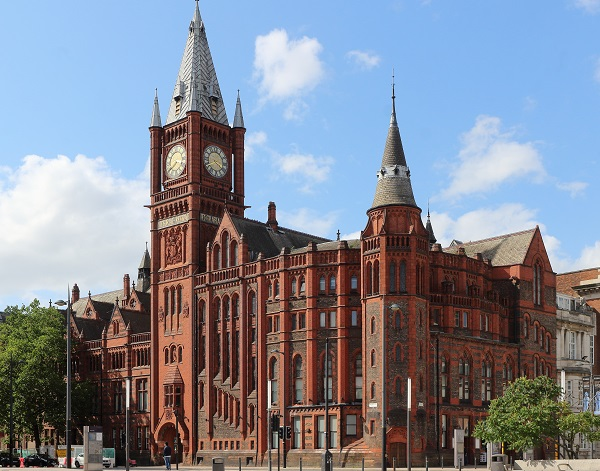
#> input picture victoria.jpg, 600 x 471 px, found by its file name
$ python assignment1.py
#> lines starting #> are read from the running program, lines starting #| are printed output that depends on the picture
import numpy as np
import cv2
import matplotlib.pyplot as plt
from PIL import Image

#show the image, taken from the labs
def cv2_imshow(image):
    plt.imshow(image)
    plt.axis(False)
    plt.show()

#get height and width of an image
def get_image_dimensions(image):
    h = image.shape[0]
    w = image.shape[1]
    return(h,w)

#adding padding to image rows based on the width of the current image
def rows_padding(image):
    _,image_width = get_image_dimensions(image)
    padding = np.zeros((image_width,), dtype=int)

    pad_image_rows = np.insert(image, 0, padding, axis=0)

    pad_image_rows = np.append(pad_image_rows, [padding], axis=0)

    return(pad_image_rows)

#adding padding to image columns based on the height of the current image
def col_padding(image):
    image_height,_ = get_image_dimensions(image)

    pad_left_side = np.zeros((image_height,), dtype=int)
    pad_right_side = np.zeros((image_height,1), dtype=int)

    pad_image_col = np.insert(image, 0, [pad_left_side], axis=1)

    pad_image_col = np.append(pad_image_col, pad_right_side, axis=1)

    return(pad_image_col)

#apply padding based on the size of the filter
#i.e IF filter is 5 by 5, THEN pad 2 pixels
def apply_padding(filter,image):
    size_of_filter = filter.shape[0]

    padded_image = image

    #the size of the filter indicates the number of pixel the code needs to add
    num = size_of_filter // 2

    for x in range(0,num):
        padded_image = rows_padding(padded_image)
        padded_image = col_padding(padded_image)

    return(padded_image)


def apply_convolution(filter,image):

    image_height, image_width = get_image_dimensions(image)

    size_of_filter = filter.shape[0]
    num = size_of_filter // 2

    #create a new array filled with zeros to pass the results of the convolution here
    #think of it as a blank canvas for the convolution results
    final_image = np.zeros((image_height,image_width), dtype=int)

    for x in range(num,image_height-num):
        for y in range(num,image_width-num):

            #get the area around the pixel of interest
            #the area depends on the size of the filter hence the variable num
            pixel_area = image[x-num:x+(num+1), y-num:y+(num+1)]

            #multiply with filter and sum up to get the final value
            product = np.multiply(pixel_area,filter)
            sum = np.sum(product)

            #keep the values within the acceptable range for a grayscale image 0:255
            if sum > 255:
                final_image[x,y] = 255
            elif sum < 0:
                final_image[x,y] = 0
            else:
                final_image[x,y] = sum

    return final_image


image = cv2.imread(r"C:\Users\slaba\OneDrive\Desktop\Y3\COMP-388-ComputerVision\Computer-Vision\victoria.jpg")
#> image is the input picture: shape (471, 600, 3); mean B, G, R 146.4, 134, 129.3

#Step 1 turn input image to grayscale
gray_image = cv2.cvtColor(image, cv2.COLOR_BGR2GRAY)
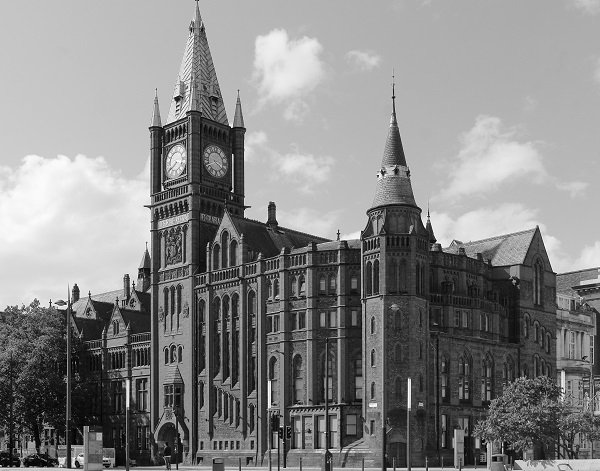
#> gray_image: shape (471, 600); min 0, max 255, mean 134

#Filters
laplace1 = np.array([[0,-1,0],[-1,4,-1],[0,-1,0]])
laplace2 = np.array([[-1,-1,-1],[-1,8,-1],[-1,-1,-1]])
sobel1 = np.array([[-1,-2,0,2,1],[-2,-3,0,3,2],[-3,-5,0,5,3],[-2,-3,0,3,2],[-1,-2,0,2,1]])
sobel2 = np.array([[1,2,3,2,1],[2,3,5,3,2],[0,0,0,0,0],[-2,-3,-5,-3,-2],[-1,-2,-3,-2,-1]])
vertical_edge_detection = np.array([[1,0,-1],[1,0,-1],[1,0,-1]])
horizontal_edge_detection = np.array([[1,1,1],[0,0,0],[-1,-1,-1]])

#First apply padding then convolution
#To experiment with other filters replace ONLY the first argument
#of the functions apply_padding & apply_convolution with the filter you desire
padded_image = apply_padding(laplace1,gray_image)
#> the loop in apply_padding, `for x in range(0,num):` made 1 pass
#> (image_width in rows_padding, image_height in col_padding) on pass 1: (600, 473)
#> pass 1, in rows_padding, `pad_image_rows = np.append(pad_image_rows, [padding], axis=0)`:
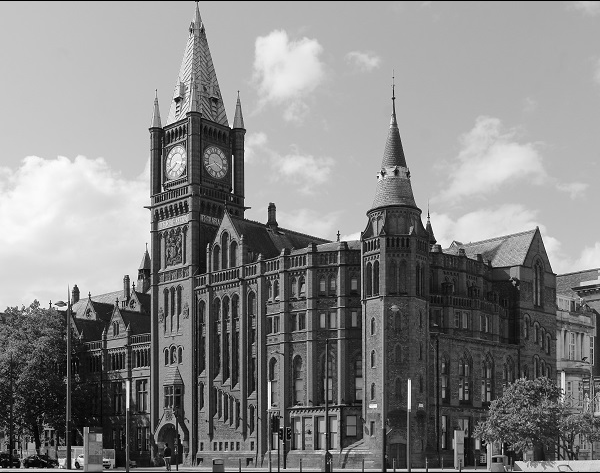
#> pad_image_rows: shape (473, 600) int64; min 0, max 255, mean 133.5
#> pass 1, in col_padding, `pad_image_col = np.insert(image, 0, [pad_left_side], axis=1)`:
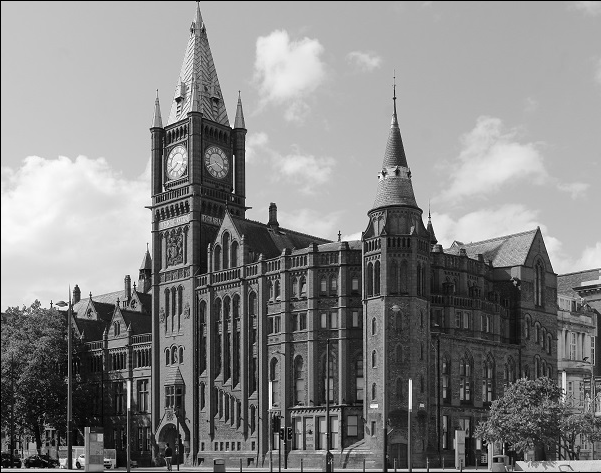
#> pad_image_col: shape (473, 601) int64; min 0, max 255, mean 133.3
#> pass 1, in col_padding, `pad_image_col = np.append(pad_image_col, pad_right_side, axis=1)`:
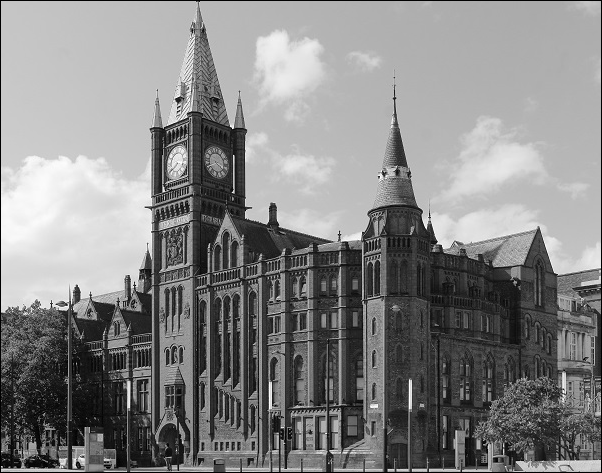
#> pad_image_col: shape (473, 602) int64; min 0, max 255, mean 133
final_image = apply_convolution(laplace1,padded_image)
#> in apply_convolution, `image_height, image_width = get_image_dimensions(image)`: image_height = 473; image_width = 602
#> after the loop in apply_convolution, `for x in range(num,image_height-num):`:
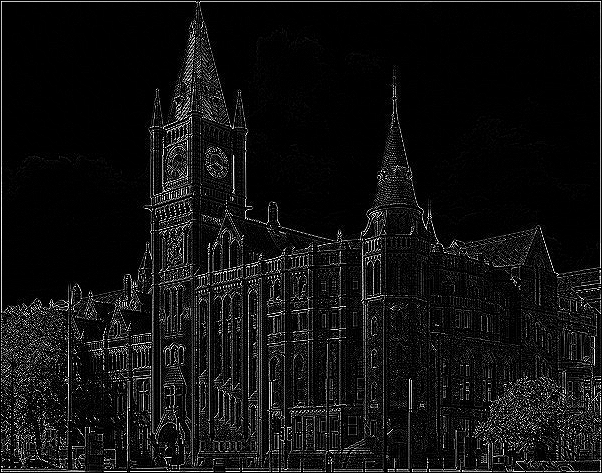
#> final_image: shape (473, 602) int64; min 0, max 255, mean 17.1
cv2_imshow(final_image)
print(final_image[0:10,0:10])
#| [[  0   0   0   0   0   0   0   0   0   0]
#|  [  0 255 197 197 197 198 195 196 196 196]
#|  [  0 197   0   0   0   1   0   0   0   0]
#|  [  0 197   0   0   0   0   1   1   2   0]
#|  [  0 197   0   0   0   0   0   0   0   1]
#|  [  0 197   0   0   0   0   0   0   0   0]
#|  [  0 197   0   0   0   0   0   0   0   0]
#|  [  0 197   0   0   0   0   0   0   0   0]
#|  [  0 197   0   0   0   0   0   0   0   0]
#|  [  0 197   0   0   0   0   0   0   0   0]]

print("==============================================================================")

cv2_filtered_image = cv2.filter2D(gray_image,-1,laplace1)
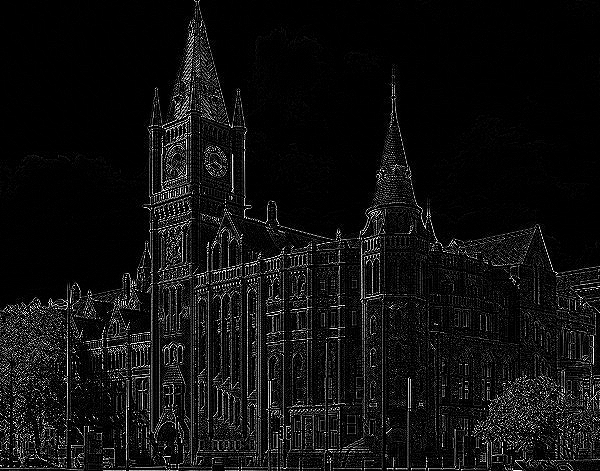
#> cv2_filtered_image: shape (471, 600); min 0, max 255, mean 16.1
cv2_imshow(cv2_filtered_image)
print(cv2_filtered_image[0:10,0:10])
#| [[0 0 0 0 1 0 0 0 0 0]
#|  [0 0 0 0 1 0 0 0 0 0]
#|  [0 0 0 0 0 1 1 2 0 0]
#|  [0 0 0 0 0 0 0 0 1 1]
#|  [0 0 0 0 0 0 0 0 0 0]
#|  [0 0 0 0 0 0 0 0 0 0]
#|  [0 0 0 0 0 0 0 0 0 0]
#|  [0 0 0 0 0 0 0 0 0 0]
#|  [0 0 0 0 0 0 0 0 0 0]
#|  [0 0 0 0 0 0 0 0 0 0]]

$ run again, with ocean.jpg copied over victoria.jpg
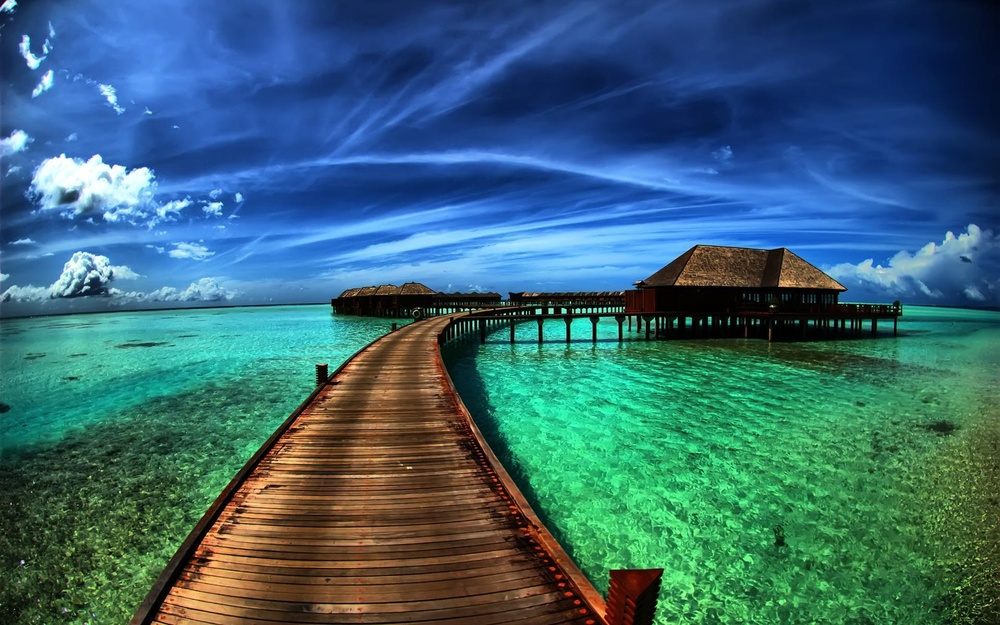
#> input picture ocean.jpg, 1000 x 625 px, shrunk from 1920 x 1200 before the run, found by its file name
#> image is the input picture: shape (625, 1000, 3); mean B, G, R 115.2, 102.9, 56.7
#> the loop in apply_padding, `for x in range(0,num):` made 1 pass
#> (image_width in rows_padding, image_height in col_padding) on pass 1: (1000, 627)
#> pass 1, in col_padding, `pad_image_col = np.insert(image, 0, [pad_left_side], axis=1)`:
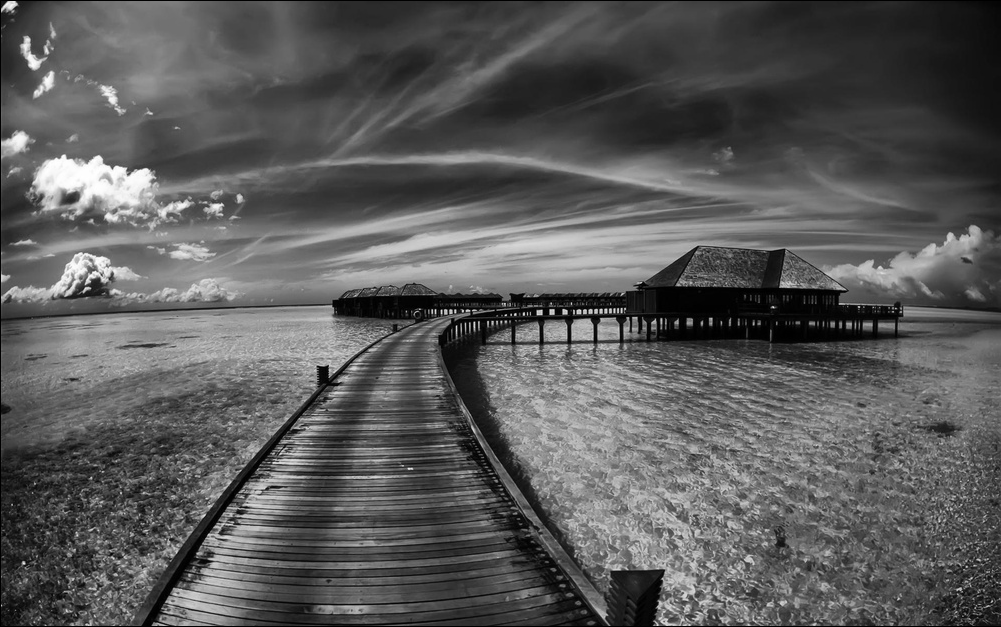
#> pad_image_col: shape (627, 1001) int64; min 0, max 255, mean 90.1
#> in apply_convolution, `image_height, image_width = get_image_dimensions(image)`: image_height = 627; image_width = 1002
#> after the loop in apply_convolution, `for x in range(num,image_height-num):`:
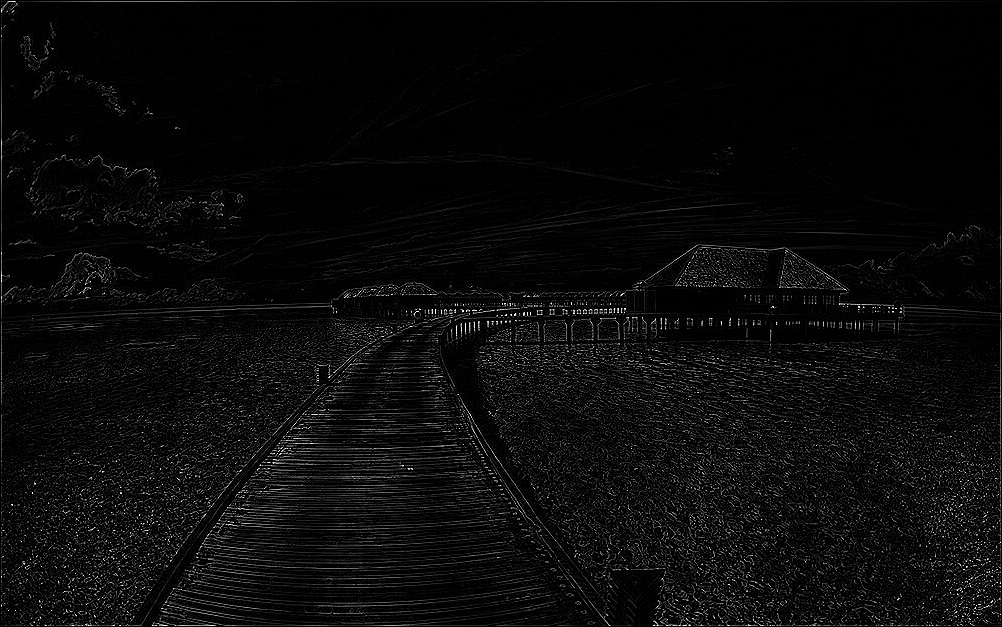
#> final_image: shape (627, 1002) int64; min 0, max 255, mean 10.3
#| [[  0   0   0   0   0   0   0   0   0   0]
#|  [  0  46  17  20  26   0   0 108 207 201]
#|  [  0  16   4   0   0   0  13 108  56   4]
#|  [  0  17  23   0   0   0 127  67  20  20]
#|  [  0   4   8   0   0 122  91  14   0   7]
#|  [  0  82   0   0 131  93   0   2   0   0]
#> (further printed lines are left out)
#| [[  4   0   0   6   0   0   0   0   0   2]
#|  [  0   4   0   0   0  13 108  56   4   0]
#|  [  0  23   0   0   0 127  67  20  20   0]
#|  [  0   8   0   0 122  91  14   0   7   0]
#|  [ 67   0   0 131  93   0   2   0   0   0]
#|  [  0   0 142 129   0  40   0   0   0  33]
#> (further printed lines are left out)
